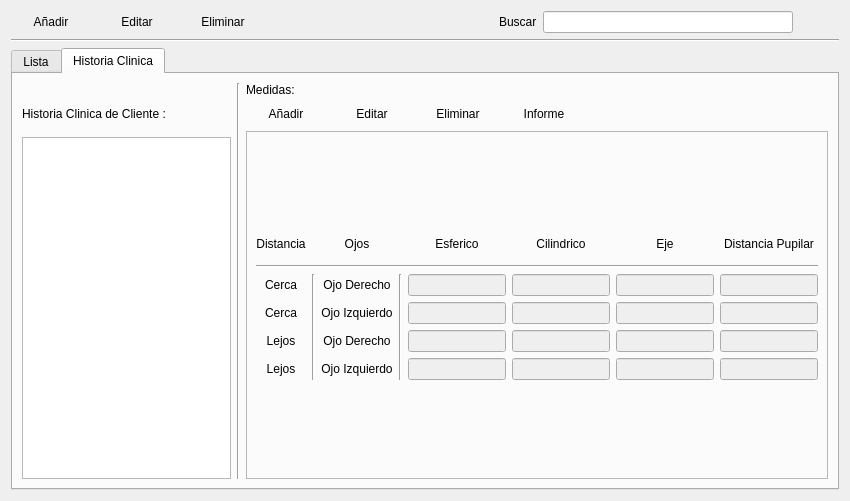
<?xml version="1.0" encoding="UTF-8"?>
<ui version="4.0">
 <class>ui_cliente</class>
 <widget class="QWidget" name="ui_cliente">
  <property name="geometry">
   <rect>
    <x>0</x>
    <y>0</y>
    <width>850</width>
    <height>501</height>
   </rect>
  </property>
  <property name="windowTitle">
   <string>Form</string>
  </property>
  <layout class="QGridLayout" name="gridLayout_7">
   <item row="0" column="0">
    <layout class="QGridLayout" name="gridLayout_6">
     <item row="0" column="0">
      <layout class="QGridLayout" name="gridLayout_11">
       <item row="0" column="0">
        <layout class="QGridLayout" name="gridLayout_10">
         <item row="0" column="4">
          <widget class="QLabel" name="label_3">
           <property name="text">
            <string>Buscar</string>
           </property>
          </widget>
         </item>
         <item row="0" column="1">
          <widget class="QPushButton" name="pushButton_2">
           <property name="sizePolicy">
            <sizepolicy hsizetype="Fixed" vsizetype="Fixed">
             <horstretch>0</horstretch>
             <verstretch>0</verstretch>
            </sizepolicy>
           </property>
           <property name="text">
            <string>Editar</string>
           </property>
           <property name="icon">
            <iconset resource="../Icons/Icons.qrc">
             <normaloff>:/Icons/1349716425_doc_edit.png</normaloff>:/Icons/1349716425_doc_edit.png</iconset>
           </property>
           <property name="shortcut">
            <string>Ctrl+E</string>
           </property>
           <property name="flat">
            <bool>true</bool>
           </property>
          </widget>
         </item>
         <item row="0" column="0">
          <widget class="QPushButton" name="pushButton">
           <property name="sizePolicy">
            <sizepolicy hsizetype="Fixed" vsizetype="Fixed">
             <horstretch>0</horstretch>
             <verstretch>0</verstretch>
            </sizepolicy>
           </property>
           <property name="text">
            <string>Añadir</string>
           </property>
           <property name="icon">
            <iconset resource="../Icons/Icons.qrc">
             <normaloff>:/Icons/1349716423_sq_plus.png</normaloff>:/Icons/1349716423_sq_plus.png</iconset>
           </property>
           <property name="shortcut">
            <string>Ctrl+N</string>
           </property>
           <property name="flat">
            <bool>true</bool>
           </property>
          </widget>
         </item>
         <item row="0" column="2">
          <widget class="QPushButton" name="pushButton_3">
           <property name="sizePolicy">
            <sizepolicy hsizetype="Fixed" vsizetype="Fixed">
             <horstretch>0</horstretch>
             <verstretch>0</verstretch>
            </sizepolicy>
           </property>
           <property name="text">
            <string>Eliminar</string>
           </property>
           <property name="icon">
            <iconset resource="../Icons/Icons.qrc">
             <normaloff>:/Icons/1349716432_round_minus.png</normaloff>:/Icons/1349716432_round_minus.png</iconset>
           </property>
           <property name="shortcut">
            <string>Del</string>
           </property>
           <property name="flat">
            <bool>true</bool>
           </property>
          </widget>
         </item>
         <item row="0" column="7">
          <widget class="QPushButton" name="pushButton_buscar">
           <property name="text">
            <string/>
           </property>
           <property name="icon">
            <iconset resource="../Icons/Icons.qrc">
             <normaloff>:/Icons/1349716430_zoom.png</normaloff>:/Icons/1349716430_zoom.png</iconset>
           </property>
           <property name="shortcut">
            <string>Return</string>
           </property>
           <property name="flat">
            <bool>true</bool>
           </property>
          </widget>
         </item>
         <item row="0" column="6">
          <widget class="QLineEdit" name="buscar">
           <property name="minimumSize">
            <size>
             <width>250</width>
             <height>0</height>
            </size>
           </property>
           <property name="maximumSize">
            <size>
             <width>250</width>
             <height>16777215</height>
            </size>
           </property>
          </widget>
         </item>
         <item row="0" column="3">
          <spacer name="horizontalSpacer_6">
           <property name="orientation">
            <enum>Qt::Horizontal</enum>
           </property>
           <property name="sizeHint" stdset="0">
            <size>
             <width>40</width>
             <height>20</height>
            </size>
           </property>
          </spacer>
         </item>
        </layout>
       </item>
      </layout>
     </item>
     <item row="1" column="0">
      <widget class="Line" name="line">
       <property name="orientation">
        <enum>Qt::Horizontal</enum>
       </property>
      </widget>
     </item>
     <item row="2" column="0">
      <widget class="QTabWidget" name="tabWidget">
       <property name="currentIndex">
        <number>1</number>
       </property>
       <widget class="QWidget" name="list">
        <attribute name="title">
         <string>Lista</string>
        </attribute>
        <layout class="QGridLayout" name="gridLayout_3">
         <item row="0" column="0">
          <layout class="QGridLayout" name="gridLayout_2">
           <item row="0" column="0">
            <widget class="QLabel" name="label_2">
             <property name="sizePolicy">
              <sizepolicy hsizetype="Fixed" vsizetype="Preferred">
               <horstretch>0</horstretch>
               <verstretch>0</verstretch>
              </sizepolicy>
             </property>
             <property name="text">
              <string>Lista de Clientes</string>
             </property>
            </widget>
           </item>
           <item row="1" column="0">
            <widget class="QTableView" name="tableView"/>
           </item>
          </layout>
         </item>
        </layout>
       </widget>
       <widget class="QWidget" name="history">
        <attribute name="title">
         <string>Historia Clinica</string>
        </attribute>
        <layout class="QGridLayout" name="gridLayout_5">
         <item row="0" column="0">
          <layout class="QGridLayout" name="gridLayout_12">
           <property name="leftMargin">
            <number>0</number>
           </property>
           <property name="topMargin">
            <number>0</number>
           </property>
           <property name="rightMargin">
            <number>0</number>
           </property>
           <property name="bottomMargin">
            <number>0</number>
           </property>
           <item row="0" column="2">
            <widget class="QLabel" name="label">
             <property name="text">
              <string>Medidas:</string>
             </property>
            </widget>
           </item>
           <item row="3" column="0">
            <widget class="QTableView" name="tableView_2">
             <property name="maximumSize">
              <size>
               <width>250</width>
               <height>16777215</height>
              </size>
             </property>
            </widget>
           </item>
           <item row="0" column="1" rowspan="4">
            <widget class="Line" name="line_2">
             <property name="orientation">
              <enum>Qt::Vertical</enum>
             </property>
            </widget>
           </item>
           <item row="2" column="2" rowspan="2">
            <widget class="QFrame" name="frame">
             <property name="maximumSize">
              <size>
               <width>16777215</width>
               <height>10000</height>
              </size>
             </property>
             <property name="frameShape">
              <enum>QFrame::StyledPanel</enum>
             </property>
             <property name="frameShadow">
              <enum>QFrame::Raised</enum>
             </property>
             <layout class="QGridLayout" name="gridLayout_9">
              <item row="0" column="0">
               <layout class="QGridLayout" name="gridLayout_8">
                <property name="sizeConstraint">
                 <enum>QLayout::SetFixedSize</enum>
                </property>
                <item row="4" column="6">
                 <widget class="QLineEdit" name="lineEdit_ejld">
                  <property name="enabled">
                   <bool>false</bool>
                  </property>
                  <property name="alignment">
                   <set>Qt::AlignCenter</set>
                  </property>
                 </widget>
                </item>
                <item row="4" column="5">
                 <widget class="QLineEdit" name="lineEdit_cld">
                  <property name="enabled">
                   <bool>false</bool>
                  </property>
                  <property name="alignment">
                   <set>Qt::AlignCenter</set>
                  </property>
                 </widget>
                </item>
                <item row="0" column="0">
                 <widget class="QLabel" name="label_5">
                  <property name="maximumSize">
                   <size>
                    <width>16777215</width>
                    <height>30</height>
                   </size>
                  </property>
                  <property name="text">
                   <string>Distancia</string>
                  </property>
                  <property name="alignment">
                   <set>Qt::AlignCenter</set>
                  </property>
                 </widget>
                </item>
                <item row="0" column="5">
                 <widget class="QLabel" name="label_8">
                  <property name="text">
                   <string>Cilindrico</string>
                  </property>
                  <property name="alignment">
                   <set>Qt::AlignCenter</set>
                  </property>
                 </widget>
                </item>
                <item row="5" column="6">
                 <widget class="QLineEdit" name="lineEdit_ejli">
                  <property name="enabled">
                   <bool>false</bool>
                  </property>
                  <property name="alignment">
                   <set>Qt::AlignCenter</set>
                  </property>
                 </widget>
                </item>
                <item row="5" column="7">
                 <widget class="QLineEdit" name="lineEdit_dli">
                  <property name="enabled">
                   <bool>false</bool>
                  </property>
                  <property name="alignment">
                   <set>Qt::AlignCenter</set>
                  </property>
                 </widget>
                </item>
                <item row="2" column="7">
                 <widget class="QLineEdit" name="lineEdit_dcd">
                  <property name="enabled">
                   <bool>false</bool>
                  </property>
                  <property name="alignment">
                   <set>Qt::AlignCenter</set>
                  </property>
                 </widget>
                </item>
                <item row="2" column="6">
                 <widget class="QLineEdit" name="lineEdit_ejcd">
                  <property name="enabled">
                   <bool>false</bool>
                  </property>
                  <property name="alignment">
                   <set>Qt::AlignCenter</set>
                  </property>
                 </widget>
                </item>
                <item row="2" column="2">
                 <widget class="QLabel" name="label_15">
                  <property name="text">
                   <string>Ojo Derecho</string>
                  </property>
                  <property name="alignment">
                   <set>Qt::AlignCenter</set>
                  </property>
                 </widget>
                </item>
                <item row="3" column="2">
                 <widget class="QLabel" name="label_16">
                  <property name="text">
                   <string>Ojo Izquierdo</string>
                  </property>
                  <property name="alignment">
                   <set>Qt::AlignCenter</set>
                  </property>
                 </widget>
                </item>
                <item row="0" column="6">
                 <widget class="QLabel" name="label_9">
                  <property name="text">
                   <string>Eje</string>
                  </property>
                  <property name="alignment">
                   <set>Qt::AlignCenter</set>
                  </property>
                 </widget>
                </item>
                <item row="0" column="4">
                 <widget class="QLabel" name="label_7">
                  <property name="text">
                   <string>Esferico</string>
                  </property>
                  <property name="alignment">
                   <set>Qt::AlignCenter</set>
                  </property>
                 </widget>
                </item>
                <item row="2" column="4">
                 <widget class="QLineEdit" name="lineEdit_ecd">
                  <property name="enabled">
                   <bool>false</bool>
                  </property>
                  <property name="alignment">
                   <set>Qt::AlignCenter</set>
                  </property>
                 </widget>
                </item>
                <item row="2" column="0">
                 <widget class="QLabel" name="label_11">
                  <property name="maximumSize">
                   <size>
                    <width>16777215</width>
                    <height>30</height>
                   </size>
                  </property>
                  <property name="text">
                   <string>Cerca</string>
                  </property>
                  <property name="alignment">
                   <set>Qt::AlignCenter</set>
                  </property>
                 </widget>
                </item>
                <item row="0" column="2">
                 <widget class="QLabel" name="label_6">
                  <property name="text">
                   <string>Ojos</string>
                  </property>
                  <property name="alignment">
                   <set>Qt::AlignCenter</set>
                  </property>
                 </widget>
                </item>
                <item row="4" column="4">
                 <widget class="QLineEdit" name="lineEdit_eld">
                  <property name="enabled">
                   <bool>false</bool>
                  </property>
                  <property name="alignment">
                   <set>Qt::AlignCenter</set>
                  </property>
                 </widget>
                </item>
                <item row="5" column="5">
                 <widget class="QLineEdit" name="lineEdit_cli">
                  <property name="enabled">
                   <bool>false</bool>
                  </property>
                  <property name="alignment">
                   <set>Qt::AlignCenter</set>
                  </property>
                 </widget>
                </item>
                <item row="4" column="0">
                 <widget class="QLabel" name="label_13">
                  <property name="maximumSize">
                   <size>
                    <width>16777215</width>
                    <height>30</height>
                   </size>
                  </property>
                  <property name="text">
                   <string>Lejos</string>
                  </property>
                  <property name="alignment">
                   <set>Qt::AlignCenter</set>
                  </property>
                 </widget>
                </item>
                <item row="4" column="2">
                 <widget class="QLabel" name="label_17">
                  <property name="text">
                   <string>Ojo Derecho</string>
                  </property>
                  <property name="alignment">
                   <set>Qt::AlignCenter</set>
                  </property>
                 </widget>
                </item>
                <item row="2" column="1" rowspan="4">
                 <widget class="Line" name="line_4">
                  <property name="orientation">
                   <enum>Qt::Vertical</enum>
                  </property>
                 </widget>
                </item>
                <item row="5" column="2">
                 <widget class="QLabel" name="label_18">
                  <property name="text">
                   <string>Ojo Izquierdo</string>
                  </property>
                  <property name="alignment">
                   <set>Qt::AlignCenter</set>
                  </property>
                 </widget>
                </item>
                <item row="4" column="7">
                 <widget class="QLineEdit" name="lineEdit_dld">
                  <property name="enabled">
                   <bool>false</bool>
                  </property>
                  <property name="alignment">
                   <set>Qt::AlignCenter</set>
                  </property>
                 </widget>
                </item>
                <item row="3" column="7">
                 <widget class="QLineEdit" name="lineEdit_dci">
                  <property name="enabled">
                   <bool>false</bool>
                  </property>
                  <property name="alignment">
                   <set>Qt::AlignCenter</set>
                  </property>
                 </widget>
                </item>
                <item row="3" column="5">
                 <widget class="QLineEdit" name="lineEdit_cci">
                  <property name="enabled">
                   <bool>false</bool>
                  </property>
                  <property name="alignment">
                   <set>Qt::AlignCenter</set>
                  </property>
                 </widget>
                </item>
                <item row="3" column="4">
                 <widget class="QLineEdit" name="lineEdit_eci">
                  <property name="enabled">
                   <bool>false</bool>
                  </property>
                  <property name="alignment">
                   <set>Qt::AlignCenter</set>
                  </property>
                 </widget>
                </item>
                <item row="3" column="0">
                 <widget class="QLabel" name="label_12">
                  <property name="maximumSize">
                   <size>
                    <width>16777215</width>
                    <height>30</height>
                   </size>
                  </property>
                  <property name="text">
                   <string>Cerca</string>
                  </property>
                  <property name="alignment">
                   <set>Qt::AlignCenter</set>
                  </property>
                 </widget>
                </item>
                <item row="0" column="7">
                 <widget class="QLabel" name="label_10">
                  <property name="text">
                   <string>Distancia Pupilar</string>
                  </property>
                  <property name="alignment">
                   <set>Qt::AlignCenter</set>
                  </property>
                 </widget>
                </item>
                <item row="5" column="0">
                 <widget class="QLabel" name="label_14">
                  <property name="maximumSize">
                   <size>
                    <width>16777215</width>
                    <height>30</height>
                   </size>
                  </property>
                  <property name="text">
                   <string>Lejos</string>
                  </property>
                  <property name="alignment">
                   <set>Qt::AlignCenter</set>
                  </property>
                 </widget>
                </item>
                <item row="2" column="5">
                 <widget class="QLineEdit" name="lineEdit_ccd">
                  <property name="enabled">
                   <bool>false</bool>
                  </property>
                  <property name="alignment">
                   <set>Qt::AlignCenter</set>
                  </property>
                 </widget>
                </item>
                <item row="3" column="6">
                 <widget class="QLineEdit" name="lineEdit_ejci">
                  <property name="enabled">
                   <bool>false</bool>
                  </property>
                  <property name="alignment">
                   <set>Qt::AlignCenter</set>
                  </property>
                 </widget>
                </item>
                <item row="5" column="4">
                 <widget class="QLineEdit" name="lineEdit_eli">
                  <property name="enabled">
                   <bool>false</bool>
                  </property>
                  <property name="alignment">
                   <set>Qt::AlignCenter</set>
                  </property>
                 </widget>
                </item>
                <item row="1" column="0" colspan="8">
                 <widget class="Line" name="line_3">
                  <property name="orientation">
                   <enum>Qt::Horizontal</enum>
                  </property>
                 </widget>
                </item>
                <item row="2" column="3" rowspan="4">
                 <widget class="Line" name="line_5">
                  <property name="orientation">
                   <enum>Qt::Vertical</enum>
                  </property>
                 </widget>
                </item>
               </layout>
              </item>
             </layout>
            </widget>
           </item>
           <item row="1" column="2">
            <layout class="QGridLayout" name="gridLayout_13">
             <item row="0" column="2">
              <widget class="QPushButton" name="NuevoHistorial">
               <property name="sizePolicy">
                <sizepolicy hsizetype="Fixed" vsizetype="Fixed">
                 <horstretch>0</horstretch>
                 <verstretch>0</verstretch>
                </sizepolicy>
               </property>
               <property name="text">
                <string>Añadir</string>
               </property>
               <property name="icon">
                <iconset resource="../Icons/Icons.qrc">
                 <normaloff>:/Icons/1349716423_sq_plus.png</normaloff>:/Icons/1349716423_sq_plus.png</iconset>
               </property>
               <property name="shortcut">
                <string>Ctrl+N</string>
               </property>
               <property name="flat">
                <bool>true</bool>
               </property>
              </widget>
             </item>
             <item row="0" column="6">
              <spacer name="horizontalSpacer_3">
               <property name="orientation">
                <enum>Qt::Horizontal</enum>
               </property>
               <property name="sizeHint" stdset="0">
                <size>
                 <width>40</width>
                 <height>20</height>
                </size>
               </property>
              </spacer>
             </item>
             <item row="0" column="3">
              <widget class="QPushButton" name="EditarHistorial">
               <property name="sizePolicy">
                <sizepolicy hsizetype="Fixed" vsizetype="Fixed">
                 <horstretch>0</horstretch>
                 <verstretch>0</verstretch>
                </sizepolicy>
               </property>
               <property name="text">
                <string>Editar</string>
               </property>
               <property name="icon">
                <iconset resource="../Icons/Icons.qrc">
                 <normaloff>:/Icons/1349716425_doc_edit.png</normaloff>:/Icons/1349716425_doc_edit.png</iconset>
               </property>
               <property name="shortcut">
                <string>Ctrl+E</string>
               </property>
               <property name="flat">
                <bool>true</bool>
               </property>
              </widget>
             </item>
             <item row="0" column="4">
              <widget class="QPushButton" name="BorrarHistorial">
               <property name="sizePolicy">
                <sizepolicy hsizetype="Fixed" vsizetype="Fixed">
                 <horstretch>0</horstretch>
                 <verstretch>0</verstretch>
                </sizepolicy>
               </property>
               <property name="text">
                <string>Eliminar</string>
               </property>
               <property name="icon">
                <iconset resource="../Icons/Icons.qrc">
                 <normaloff>:/Icons/1349716432_round_minus.png</normaloff>:/Icons/1349716432_round_minus.png</iconset>
               </property>
               <property name="shortcut">
                <string>Del</string>
               </property>
               <property name="flat">
                <bool>true</bool>
               </property>
              </widget>
             </item>
             <item row="0" column="5">
              <widget class="QPushButton" name="pushButton_Informe">
               <property name="text">
                <string>Informe</string>
               </property>
               <property name="icon">
                <iconset resource="../Icons/Icons.qrc">
                 <normaloff>:/Icons/1349716435_cog.png</normaloff>:/Icons/1349716435_cog.png</iconset>
               </property>
               <property name="shortcut">
                <string>Ctrl+I</string>
               </property>
               <property name="flat">
                <bool>true</bool>
               </property>
              </widget>
             </item>
            </layout>
           </item>
           <item row="1" column="0">
            <widget class="QLabel" name="label_4">
             <property name="sizePolicy">
              <sizepolicy hsizetype="Fixed" vsizetype="Preferred">
               <horstretch>0</horstretch>
               <verstretch>0</verstretch>
              </sizepolicy>
             </property>
             <property name="text">
              <string>Historia Clinica de Cliente :</string>
             </property>
            </widget>
           </item>
          </layout>
         </item>
        </layout>
       </widget>
      </widget>
     </item>
    </layout>
   </item>
  </layout>
 </widget>
 <resources>
  <include location="../Icons/Icons.qrc"/>
 </resources>
 <connections/>
</ui>
